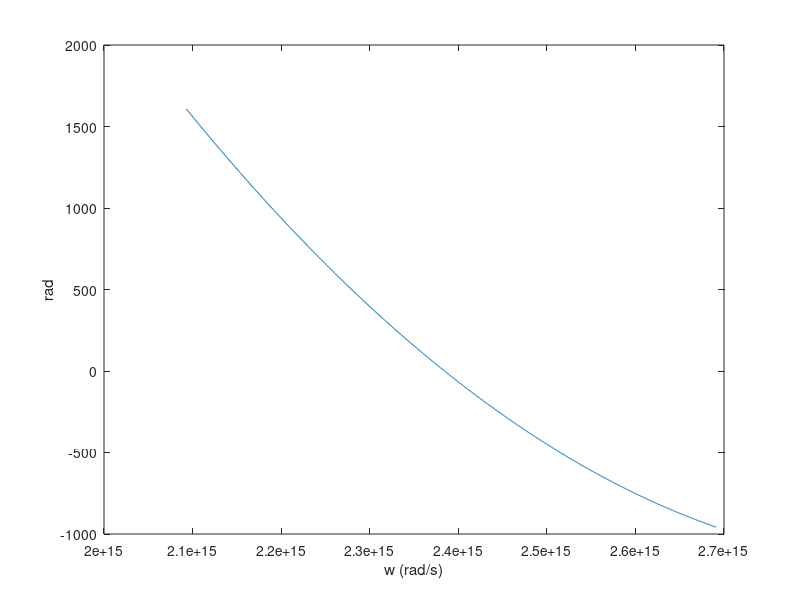
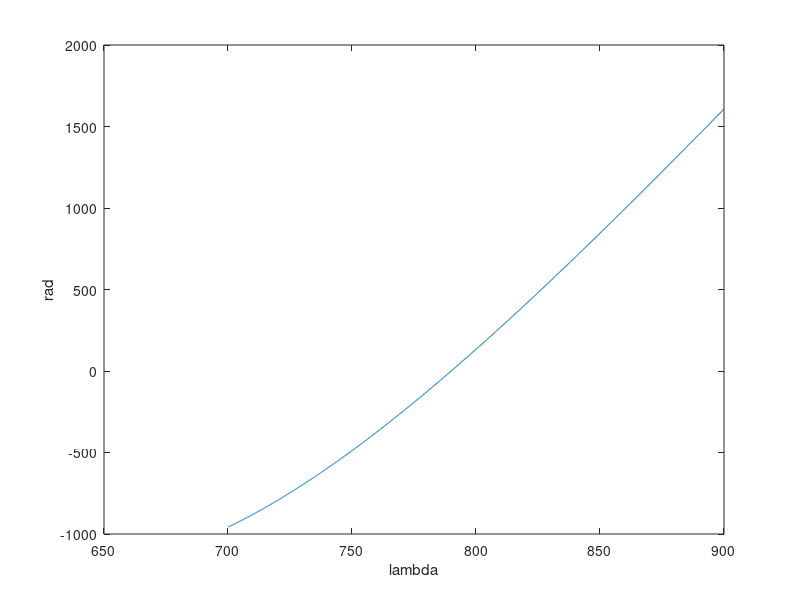

Reproduce these figures in MATLAB, in order. (Note: this script raises an error after producing the figures.)
clear

lambdamax = 900e-9; % meters
lambdamin = 700e-9; % meters
lambda0 = 790e-9; %meters

c = 2.998e8;

wmin = (c / (lambdamax)) * 2 * pi;
wmax = (c / (lambdamin)) * 2 * pi;
w0 = (c / (lambda0)) * 2 * pi;


%original
% delay = 4350 * 1e-15;
% order2 = -8873 * 1e-30;
% order3 = -10.29e3 * 1e-45;
% order4 = 78.86e3 * 1e-60;

delay = 4350 * 1e-15;
order2 = -8000 * 1e-30;
order3 = 0 * 1e-45;
order4 = 0 * 1e-60;



w = linspace(wmin, wmax, 1000);
h = -(delay * (w-w0) + (order2/2)*(w-w0).^2 + (order3/6)*(w-w0).^3 + (order4/24)*(w-w0).^4);

%w(100) %wmax

lambda = (c * 2 * pi) ./ w;

lambda = lambda * 1e9;


% plot the function of w
figure(1)
clf
plot(w, h);
xlabel('w (rad/s)')
ylabel('rad')

% calculate function as lambda
figure(2)
clf
plot(lambda, h);
xlabel('lambda')
ylabel('rad')


% send the vectors to dazzler
phase(lambda, h);


